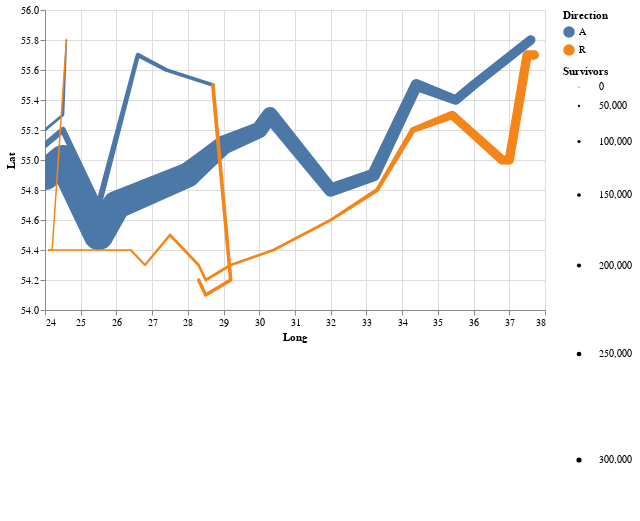

Write notebook code for a chart like this one.
### Code cell
troops |>
@vlplot(
    mark={:trail,point=true,clip=true},
    width=500, height=300,
    x={"Long:q", scale={domain=[24,38]}},
    y={"Lat:q", scale ={domain = [54,56]}},
    size = {"Survivors:q", scale={"range" = [1,30]}},
    color="Direction:n",
    detail="Group:n",
    order ={field =:row, typ=:q },
    selection={
    grid={
            typ=:interval,
            resolve=:global,
            bind=:scales,
            translate="[mousedown[!event.shiftKey], window:mouseup] > window:mousemove!",
            zoom="wheel![!event.shiftKey]"
        }
    }
)

### Figure 1 — Vega-Lite specification as saved in the notebook (floating-point values rounded to 4 significant figures)
{"data": {"values": [{"Direction": "A", "Group": 1, "Lat": 54.9, "Long": 24, "Survivors": 340000}, {"Direction": "A", "Group": 1, "Lat": 55, "Long": 24.5, "Survivors": 340000}, {"Direction": "A", "Group": 1, "Lat": 54.5, "Long": 25.5, "Survivors": 340000}, {"Direction": "A", "Group": 1, "Lat": 54.7, "Long": 26, "Survivors": 320000}, {"Direction": "A", "Group": 1, "Lat": 54.8, "Long": 27, "Survivors": 300000}, {"Direction": "A", "Group": 1, "Lat": 54.9, "Long": 28, "Survivors": 280000}, {"Direction": "A", "Group": 1, "Lat": 55, "Long": 28.5, "Survivors": 240000}, {"Direction": "A", "Group": 1, "Lat": 55.1, "Long": 29, "Survivors": 210000}, {"Direction": "A", "Group": 1, "Lat": 55.2, "Long": 30, "Survivors": 180000}, {"Direction": "A", "Group": 1, "Lat": 55.3, "Long": 30.3, "Survivors": 175000}, {"Direction": "A", "Group": 1, "Lat": 54.8, "Long": 32, "Survivors": 145000}, {"Direction": "A", "Group": 1, "Lat": 54.9, "Long": 33.2, "Survivors": 140000}, {"Direction": "A", "Group": 1, "Lat": 55.5, "Long": 34.4, "Survivors": 127100}, {"Direction": "A", "Group": 1, "Lat": 55.4, "Long": 35.5, "Survivors": 100000}, {"Direction": "A", "Group": 1, "Lat": 55.5, "Long": 36, "Survivors": 100000}, {"Direction": "A", "Group": 1, "Lat": 55.8, "Long": 37.6, "Survivors": 100000}, {"Direction": "R", "Group": 1, "Lat": 55.7, "Long": 37.7, "Survivors": 100000}, {"Direction": "R", "Group": 1, "Lat": 55.7, "Long": 37.5, "Survivors": 98000}, {"Direction": "R", "Group": 1, "Lat": 55, "Long": 37, "Survivors": 97000}, {"Direction": "R", "Group": 1, "Lat": 55, "Long": 36.8, "Survivors": 96000}, {"Direction": "R", "Group": 1, "Lat": 55.3, "Long": 35.4, "Survivors": 87000}, {"Direction": "R", "Group": 1, "Lat": 55.2, "Long": 34.3, "Survivors": 55000}, {"Direction": "R", "Group": 1, "Lat": 54.8, "Long": 33.3, "Survivors": 37000}, {"Direction": "R", "Group": 1, "Lat": 54.6, "Long": 32, "Survivors": 24000}, {"Direction": "R", "Group": 1, "Lat": 54.4, "Long": 30.4, "Survivors": 20000}, {"Direction": "R", "Group": 1, "Lat": 54.3, "Long": 29.2, "Survivors": 20000}, {"Direction": "R", "Group": 1, "Lat": 54.2, "Long": 28.5, "Survivors": 20000}, {"Direction": "R", "Group": 1, "Lat": 54.3, "Long": 28.3, "Survivors": 20000}, {"Direction": "R", "Group": 1, "Lat": 54.5, "Long": 27.5, "Survivors": 20000}, {"Direction": "R", "Group": 1, "Lat": 54.3, "Long": 26.8, "Survivors": 12000}, {"Direction": "R", "Group": 1, "Lat": 54.4, "Long": 26.4, "Survivors": 14000}, {"Direction": "R", "Group": 1, "Lat": 54.4, "Long": 25, "Survivors": 8000}, {"Direction": "R", "Group": 1, "Lat": 54.4, "Long": 24.4, "Survivors": 4000}, {"Direction": "R", "Group": 1, "Lat": 54.4, "Long": 24.2, "Survivors": 4000}, {"Direction": "R", "Group": 1, "Lat": 54.4, "Long": 24.1, "Survivors": 4000}, {"Direction": "A", "Group": 2, "Lat": 55.1, "Long": 24, "Survivors": 60000}, {"Direction": "A", "Group": 2, "Lat": 55.2, "Long": 24.5, "Survivors": 60000}, {"Direction": "A", "Group": 2, "Lat": 54.7, "Long": 25.5, "Survivors": 60000}, {"Direction": "A", "Group": 2, "Lat": 55.7, "Long": 26.6, "Survivors": 40000}, {"Direction": "A", "Group": 2, "Lat": 55.6, "Long": 27.4, "Survivors": 33000}, {"Direction": "A", "Group": 2, "Lat": 55.5, "Long": 28.7, "Survivors": 33000}, {"Direction": "R", "Group": 2, "Lat": 55.5, "Long": 28.7, "Survivors": 33000}, {"Direction": "R", "Group": 2, "Lat": 54.2, "Long": 29.2, "Survivors": 30000}, {"Direction": "R", "Group": 2, "Lat": 54.1, "Long": 28.5, "Survivors": 30000}, {"Direction": "R", "Group": 2, "Lat": 54.2, "Long": 28.3, "Survivors": 28000}, {"Direction": "A", "Group": 3, "Lat": 55.2, "Long": 24, "Survivors": 22000}, {"Direction": "A", "Group": 3, "Lat": 55.3, "Long": 24.5, "Survivors": 22000}, {"Direction": "A", "Group": 3, "Lat": 55.8, "Long": 24.6, "Survivors": 6000}, {"Direction": "R", "Group": 3, "Lat": 55.8, "Long": 24.6, "Survivors": 6000}, {"Direction": "R", "Group": 3, "Lat": 54.4, "Long": 24.2, "Survivors": 6000}, {"Direction": "R", "Group": 3, "Lat": 54.4, "Long": 24.1, "Survivors": 6000}]}, "encoding": {"color": {"field": "Direction", "type": "nominal"}, "detail": {"field": "Group", "type": "nominal"}, "order": {"field": "row", "type": "q"}, "size": {"field": "Survivors", "scale": {"range": [1, 30]}, "type": "quantitative"}, "x": {"field": "Long", "scale": {"domain": [24, 38]}, "type": "quantitative"}, "y": {"field": "Lat", "scale": {"domain": [54, 56]}, "type": "quantitative"}}, "height": 300, "mark": {"clip": true, "point": true, "type": "trail"}, "selection": {"grid": {"bind": "scales", "resolve": "global", "translate": "[mousedown[!event.shiftKey], window:mouseup] > window:mousemove!", "type": "interval", "zoom": "wheel![!event.shiftKey]"}}, "width": 500}
